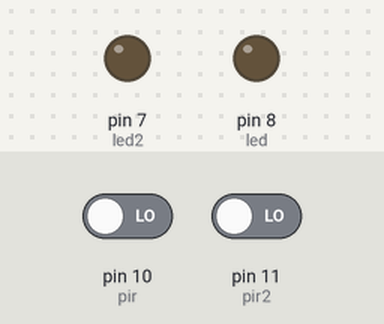
A sketch run on a simulated Arduino Uno, built with avr-gcc and run on an emulated ATmega328P. Shown: output pins drawn as LEDs (lit = HIGH). The inputs (shaded band) are chosen by the test bench; at power-on: pin 10 (pir) LOW, pin 11 (pir2) LOW.

Above: at 1.2 s.
1.3 s: pin 10 (pir) driven HIGH
At 2.5 s:
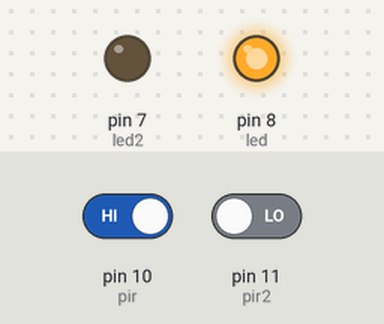
2.8 s: pin 11 (pir2) driven HIGH
At 3.8 s:
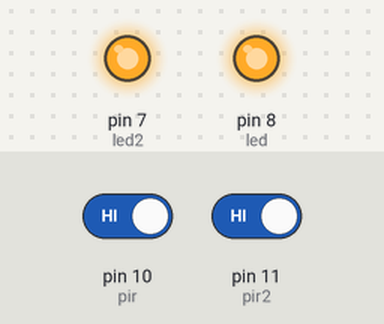
4.3 s: pin 10 (pir) driven LOW
At 5.0 s:
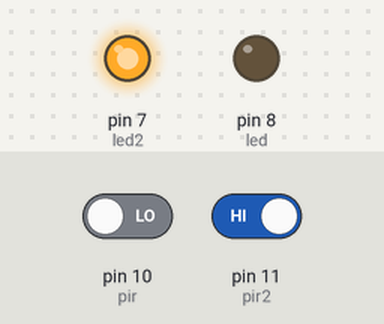
5.8 s: pin 11 (pir2) driven LOW
At 6.1 s:
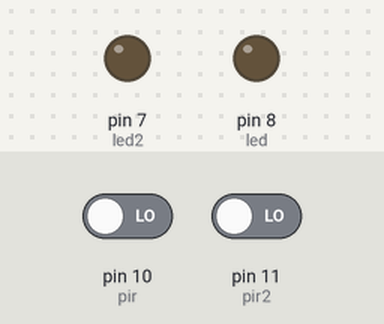
Timing chart, 0 to 8.3 s (numbered marks = the images above; inputs shaded):
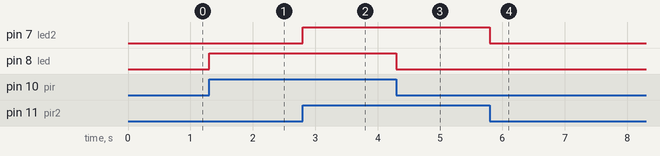

The sketch:

pir_1.ino
```cpp
int pir=10;
int led=8;

int pir2=11;
int led2=7;
void setup() {
  pinMode(led, OUTPUT);
  pinMode(pir, INPUT);
  pinMode(led2, OUTPUT);
  pinMode(pir2, INPUT);
}
void loop() {
  if (digitalRead(pir) == HIGH){
    digitalWrite(led, HIGH);
    delay(00);
  }
  else{
    digitalWrite(led, LOW);
    delay(00);
  }

  if (digitalRead(pir2) == HIGH){
    digitalWrite(led2, HIGH);
    delay(00);
  }
  else{
    digitalWrite(led2, LOW);
    delay(00);
  }
}
```

Measured:
- after the input at 1.3 s, pin 8 (led): LOW → HIGH at once
- after the input at 2.8 s, pin 7 (led2): LOW → HIGH at once
- after the input at 4.3 s, pin 8 (led): HIGH → LOW at once
- after the input at 5.8 s, pin 7 (led2): HIGH → LOW at once
